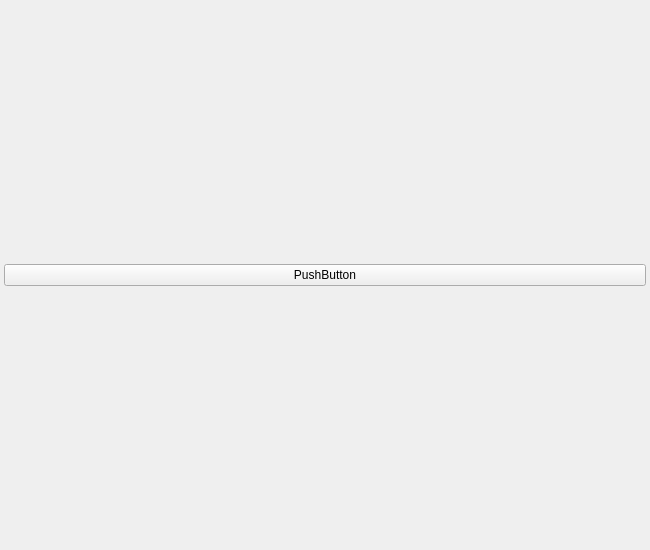
<?xml version="1.0" encoding="UTF-8"?>
<ui version="4.0">
 <class>localImport</class>
 <widget class="QWidget" name="localImport">
  <property name="geometry">
   <rect>
    <x>0</x>
    <y>0</y>
    <width>650</width>
    <height>550</height>
   </rect>
  </property>
  <property name="sizePolicy">
   <sizepolicy hsizetype="Expanding" vsizetype="Expanding">
    <horstretch>0</horstretch>
    <verstretch>0</verstretch>
   </sizepolicy>
  </property>
  <property name="windowTitle">
   <string>Form</string>
  </property>
  <layout class="QVBoxLayout" name="mainVLayout">
   <property name="margin">
    <number>4</number>
   </property>
   <item>
    <widget class="QPushButton" name="pushButton">
     <property name="text">
      <string>PushButton</string>
     </property>
    </widget>
   </item>
  </layout>
 </widget>
 <resources>
  <include location="icons/temp_icons.qrc"/>
 </resources>
 <connections/>
</ui>
